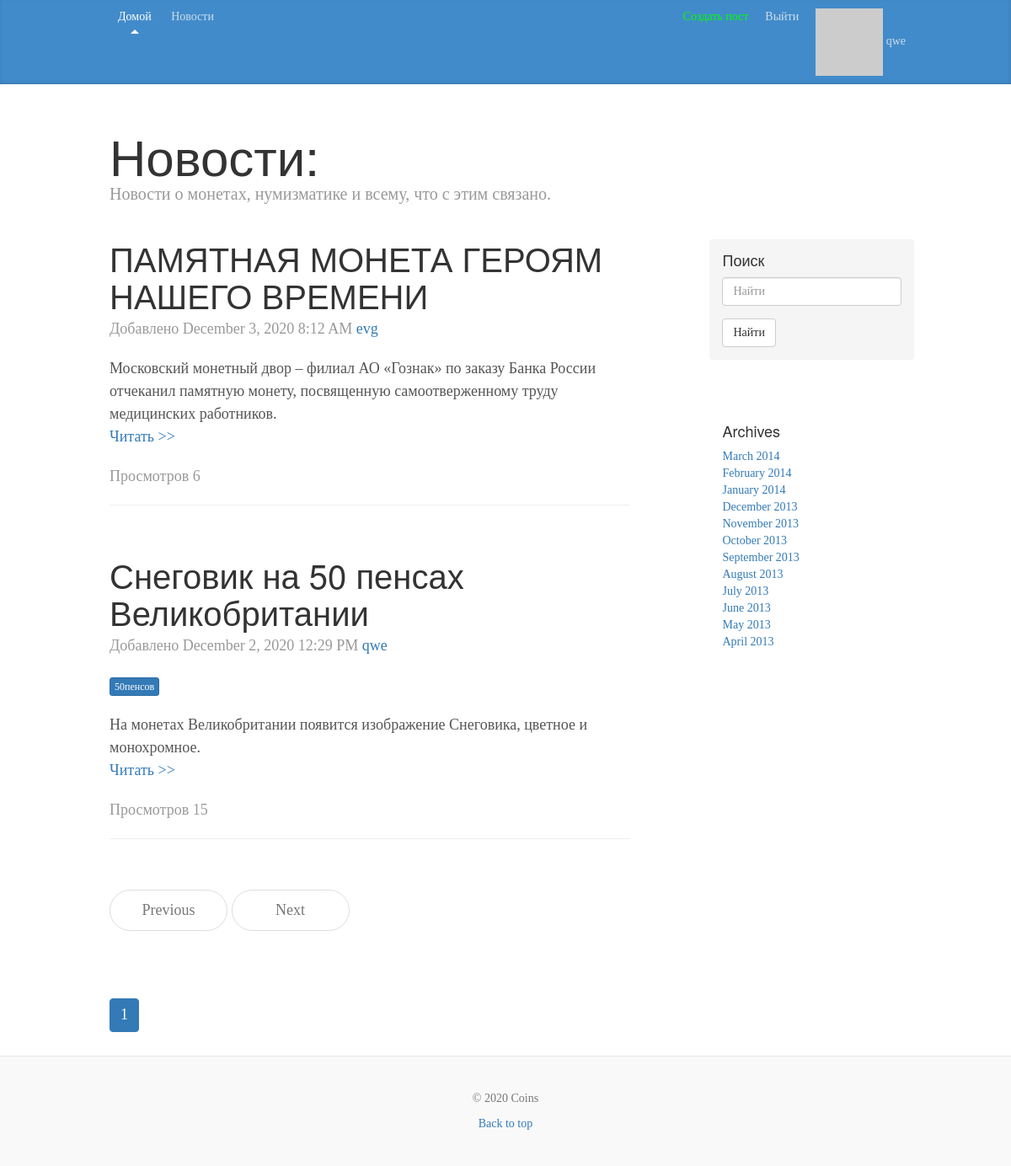
The page /news/ (signed in) on the database its author committed.
### app/models.py (models this page shows, shortened)
class User(db.Model, UserMixin):
    __tablename__ = 'user'
    id = db.Column(db.Integer, primary_key=True)
    email = db.Column(db.String(255), unique=True)
    username = db.Column(db.String(255), unique=True, index=True)
    password_hash = db.Column(db.String(255))
    active = db.Column(db.Boolean())
    confirmed_at = db.Column(db.DateTime())
    name = db.Column(db.String(64))
    location = db.Column(db.String(64))
    member_since = db.Column(db.DateTime(), default=datetime.utcnow)
    about_me = db.Column(db.String(140))
    last_seen = db.Column(db.DateTime, default=datetime.utcnow)
    avatar_hash = db.Column(db.String(32))
    roles = db.relationship('Role', secondary='roles_users', backref=db.backref('users', lazy='dynamic'))
    posts = db.relationship('Post', backref='author', lazy='dynamic')
    img = db.relationship('StorageImg', backref='author', lazy='dynamic')
    @property
    def password(self):
        raise AttributeError('password is not a readable attribute')
    def gravatar(self, size=100, default='identicon', rating='g'):
        url = 'https://secure.gravatar.com/avatar'
        hash = self.avatar_hash or self.gravatar_hash()
        return '{url}/{hash}?s={size}&d={default}&r={rating}'.\
                        format(url=url, hash=hash, size=size, default=default, rating=rating)
    def is_administrator(self):
        for r in self.roles:
            if str(r) == 'admin':
                return True
        return False
    def is_writer(sefl):
        for r in sefl.roles:
            if str(r) == 'post':
                return True
        return False

class Post(db.Model):
    __tablename__ = 'post'
    id = db.Column(db.Integer, primary_key=True)
    title = db.Column(db.String(150))
    slug = db.Column(db.String(140), unique=True)
    pre_body = db.Column(db.Text)
    body = db.Column(db.Text)
    created = db.Column(db.DateTime, index=True, default=datetime.utcnow)
    updated = db.Column(db.DateTime)
    count = db.Column(db.Integer, default=0)
    author_id = db.Column(db.Integer, db.ForeignKey('user.id'))
    tags = db.relationship('Tag', secondary='tags_posts', backref=db.backref('posts', lazy='dynamic'))

class Tag(db.Model):
    __tablename__ = 'tag'
    id = db.Column(db.Integer, primary_key=True)
    name = db.Column(db.String(100))
    slug = db.Column(db.String(100), unique=True)

### app/posts/controllers.py (the view)
@module.route('/news/')
def news():
    q = request.args.get('q')
    page = request.args.get('page')
    if page and page.isdigit():
        page = int(page)
    else:
        page = 1
    if q:
        posts = Post.query.filter(Post.title.contains(q) | Post.body.contains(q))
    else:
        posts = Post.query.order_by(Post.created.desc())
    pages = posts.paginate(page=page, per_page=app.config['PER_PAGE_NEWS'], error_out=False)
    return render_template('posts/news.html', pages=pages)

### app/models.py (called while the page is built)
@login_manager.user_loader
def load_user(user_id):
    return User.query.get(int(user_id))

    def __repr__(self):
        return self.name

### app/templates/posts/news.html
{% extends "layout.html" %}
{% block title_post%}Новости:{% endblock %}
{% block pre_title_post%}Новости о монетах, нумизматике и всему, что с этим связано.{% endblock %}
{% block content %}
{% for post in pages.items %}
<div class="blog-post">
  <h2 class="blog-post-title">{{ post.title }}</h2>
  <p class="blog-post-meta"> Добавлено {{ moment(post.created).format('LLL') }}
    <a href="{{ url_for('users.user', username=post.author.username) }}">{{ post.author.username }}</a></p>
  {% if post.tags %}
    <p class="blog-post-meta">
    {% for tag in post.tags %}
    <a class="btn btn-primary btn-xs" href="{{ url_for('posts.tag_detail', slug=tag.slug) }}" role="button">{{ tag.name }}</a>
    {% endfor%}
    </p>
  {% endif %}
  {{ post.pre_body|safe }}
  <p class="blog-post-meta"><a href="{{ url_for('posts.news_detal', slug=post.slug) }}">Читать >></a></p>
  <p class="blog-post-meta">Просмотров {{ post.count }}</p>
  <hr>
</div>
{% endfor %}
<nav>
  <ul class="pager">
    <li {% if not pages.has_prev %} class="disabled" {% endif %}>
      <a href="?page={{ pages.prev_num }}">Previous</a></li>
    <li {% if not pages.has_next %} class="disabled" {% endif %}>
    <a href="?page={{ pages.next_num }}">Next</a></li>
  </ul>
  <ul class="pagination">
    {% for page in pages.iter_pages() %}
    {% if page %}
    <li {% if page == pages.page %} class="active" {% endif %}><a href="?page={{ page }}">{{ page }}</a>
    {% else %}
    <li><span>…</span></li>
    {% endif %}
    {% endfor %}
  </ul>
</nav>
{% endblock %}

### app/templates/layout.html (shortened to what this page needs)
{% extends "bootstrap/base.html" %}
{% import "bootstrap/fixes.html" as fixes %}
{% block head %}
  {{super()}}
{% endblock %}
{% block styles %}
  {{super()}}
  <link href="/static/css/blog.css" rel="stylesheet">
{% endblock %}
{% block body %}
  {% block navbar %}
  <div class="blog-masthead">
    <div class="container">
    <nav class="blog-nav">
            <a class="blog-nav-item active" href="{{ url_for('users.index') }}">Домой</a>
            <a class="blog-nav-item" href="{{ url_for('posts.news') }}">Новости</a>
            {% if current_user.is_authenticated %}
            <a class="blog-nav-item navbar-right" href="{{ url_for('users.user', username=current_user.username) }}">
                  <img src="{{ current_user.gravatar(size=18) }}">
                  {{ current_user.username }}
                </a>
            <a class="blog-nav-item navbar-right" href="{{ url_for('users.logout') }}">Выйти</a>
            {% else %}
            <a class="blog-nav-item navbar-right" href="{{ url_for('users.reg') }}">Регистрация</a>
            <a class="blog-nav-item navbar-right" href="{{ url_for('users.log') }}"><span class="glyphicon glyphicon-log-in"></span>  Войти</a>
            {% endif %}
          {% if current_user.is_authenticated %}
            {% if current_user.is_administrator() or current_user.is_writer() %}
              <a class="blog-nav-item navbar-right" style="color: rgb(0, 255, 0)" href="{{ url_for('posts.create_post') }}">Создать пост</a>
            {% endif %}
          {% endif %}
    </nav>
  </div>
  </div>
  {% endblock %}
  <div class="container">
    {% import "bootstrap/utils.html" as utils %} {{ utils.flashed_messages(dismissible=True, container=False) }}
    <div class="blog-header">
      <h1 class="blog-title">{% block title_post%}{% endblock %}</h1>
      <p class="lead blog-description">{% block pre_title_post%}{% endblock %}</p>
    </div>
    <div class="row">
      <div class="col-sm-8 blog-main">
      {% block content %}{% endblock %}
      </div>
      <div class="col-sm-3 col-sm-offset-1 blog-sidebar">
        <div class="sidebar-module sidebar-module-inset">
          <h4>Поиск</h4>
          <form method='GET' action="{{ url_for('posts.news') }}">
            <div class="form-group">
              <input type="text" class="form-control" placeholder="Найти" name="q" value="{{ request.args.get('q', '') }}">
            </div>
            <button type="submit" class="btn btn-default">Найти</button>
          </form>
        </div>
        <div class="sidebar-module" id="tags">
        </div>
        <div class="sidebar-module">
          <h4>Archives</h4>
          <ol class="list-unstyled">
            <li><a href="#">March 2014</a></li>
            <li><a href="#">February 2014</a></li>
            <li><a href="#">January 2014</a></li>
            <li><a href="#">December 2013</a></li>
            <li><a href="#">November 2013</a></li>
            <li><a href="#">October 2013</a></li>
            <li><a href="#">September 2013</a></li>
            <li><a href="#">August 2013</a></li>
            <li><a href="#">July 2013</a></li>
            <li><a href="#">June 2013</a></li>
            <li><a href="#">May 2013</a></li>
            <li><a href="#">April 2013</a></li>
          </ol>
        </div>
      </div>
    </div>
  </div>
  <footer class="blog-footer">
      <p class="text-muted">&copy; <script type="text/javascript">var mdate = new Date(); document.write(mdate.getFullYear());</script> {{ config.get('APP_NAME')  }} </p>
      <p>
        <a href="#">Back to top</a>
      </p>
  </footer>
{% endblock %}

### app/static/css/blog.css (style rules this page uses)
body { font-family: Georgia, "Times New Roman", Times, serif; color: #555; }
h1, .h1, h2, .h2, h3, .h3, h4, .h4, h5, .h5, h6, .h6 { margin-top: 0; font-family: "Helvetica Neue", Helvetica, Arial, sans-serif; font-weight: normal; color: #333; }
@media (min-width: 1200px) { .container { width: 970px; } }
.blog-masthead { background-color: #428bca; -webkit-box-shadow: inset 0 -2px 5px rgba(0,0,0,.1); box-shadow: inset 0 -2px 5px rgba(0,0,0,.1); }
.blog-nav-item { position: relative; display: inline-block; padding: 10px; font-weight: 500; color: #cdddeb; }
.blog-nav .active { color: #fff; }
.blog-nav .active:after { position: absolute; bottom: 0; left: 50%; width: 0; height: 0; margin-left: -5px; vertical-align: middle; content: " "; border-right: 5px solid transparent; border-bottom: 5px solid; border-left: 5px solid transparent; }
.blog-header { padding-top: 20px; padding-bottom: 20px; }
.blog-title { margin-top: 30px; margin-bottom: 0; font-size: 60px; font-weight: normal; }
.blog-description { font-size: 20px; color: #999; }
.blog-main { font-size: 18px; line-height: 1.5; }
.sidebar-module { padding: 15px; margin: 0 -15px 15px; }
.sidebar-module-inset { padding: 15px; background-color: #f5f5f5; border-radius: 4px; }
.pager { margin-bottom: 60px; text-align: left; }
.pager > li > a { width: 140px; padding: 10px 20px; text-align: center; border-radius: 30px; }
.blog-post { margin-bottom: 60px; }
.blog-post-title { margin-bottom: 5px; font-size: 40px; }
.blog-post-meta { margin-bottom: 20px; color: #999; }
.blog-footer { padding: 40px 0; color: #999; text-align: center; background-color: #f9f9f9; border-top: 1px solid #e5e5e5; }
.blog-footer p:last-child { margin-bottom: 0; }

### rows shown on the page
User: username "qwe"
Post: title "ПАМЯТНАЯ МОНЕТА ГЕРОЯМ НАШЕГО ВРЕМЕНИ", created "December 3, 2020 8:12 AM", author.username "evg", pre_body "Московский монетный двор – филиал АО «Гознак» по заказу Банка России отчеканил памятную монету, посвященную самоотверженному труду медицинских работников.", count "6"
Post: title "Снеговик на 50 пенсах Великобритании", created "December 2, 2020 12:29 PM", author.username "qwe", pre_body "На монетах Великобритании появится изображение Снеговика, цветное и монохромное.", count "15"
Tag: name "50пенсов"

### other values the page prints
{{ page }} "1"
{{ config.get('APP_NAME') }} "Coins"
